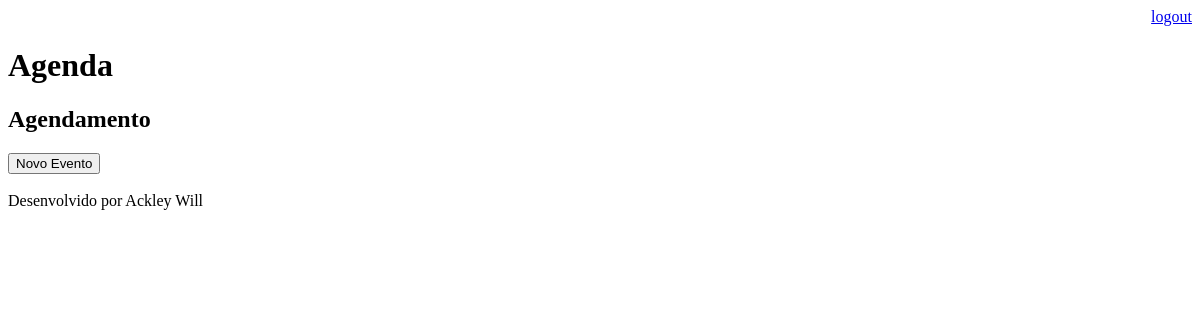
/agenda/ (signed in), run on an earlier commit of the app's database.
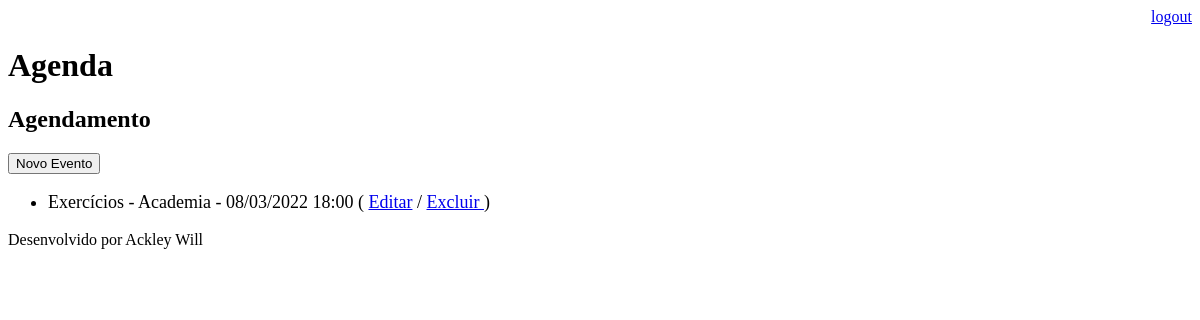
And on a later commit of the database.
### core/models.py (models this page shows, shortened)
class Evento(models.Model):
    titulo = models.CharField(max_length=100)
    descricao = models.TextField(blank=True,null=True)
    data_evento = models.DateTimeField(verbose_name="Data do Evento")
    data_criacao = models.DateTimeField(auto_now=True)
    local = models.TextField(blank=True, null=True)
    usuario = models.ForeignKey(User, on_delete = models.CASCADE)
    class Meta:
        db_table = 'evento'
    def get_data_evento(self):
        return self.data_evento.strftime('%d/%m/%Y %H:%M')
    def get_evento_atrasado(self):
        if self.data_evento < datetime.now():
            return True
        else:
            return False

### core/views.py (the view)
# urls.py: path('agenda/', views.lista_eventos),
@login_required(login_url='/login/') # Requer que o usuário esteja autenticado
def lista_eventos(request):
    usuario = request.user
    data_atual = datetime.now() - timedelta(hours=1)
    evento = Evento.objects.filter(usuario=usuario, data_evento__gt=data_atual ) # __gt para maior e __lt para menor
    dados = {'eventos': evento}
    return render(request, 'agenda.html',dados)

### templates/agenda.html (shortened to what this page needs)
{% extends "model-page.html" %}
{% block content %}
    <h2>Agendamento</h2>
    <a href="evento/">
        <button type="button">Novo Evento</button>
    </a>
    <ul style="font-size: 18px">
        {% for evento in eventos %}
            <li>
                <div style= {% if evento.get_evento_atrasado %} "color:red" {% endif %}>
                    {{ evento.titulo }} - {{ evento.local }} - {{ evento.get_data_evento }}
                    ( <a href ='evento/?id={{ evento.id }}'> Editar</a> /
                    <a href="evento/delete/{{ evento.id }}/"> Excluir </a>) </li>
        {% endfor %}
    </ul>
{% endblock %}

What changed in the data, as far as the page shows it:
added Evento: titulo "Exercícios", local "Academia", get_data_evento "08/03/2022 18:00"
